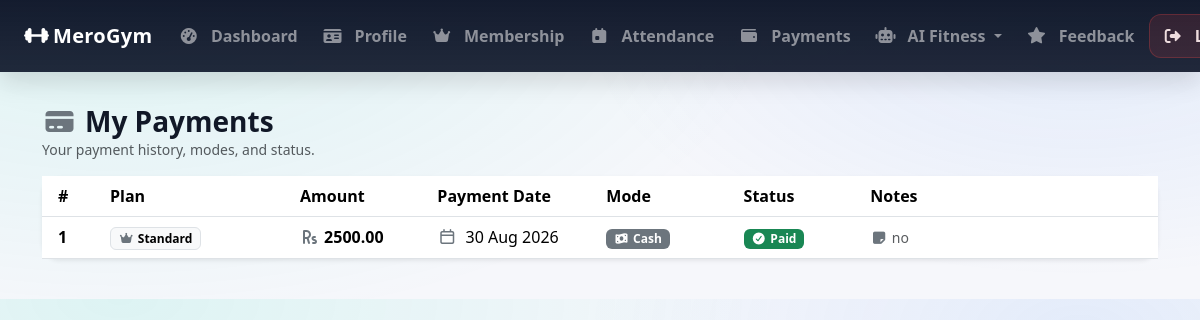
The page /member_payments/ (signed in) on the database its author committed.
### GymApp/models.py (models this page shows, shortened)
class Payment(models.Model):
    PAYMENT_MODE_CHOICES = [
        ('CASH', 'Cash'),
        ('ONLINE', 'Online')
    ]
    PAYMENT_STATUS_CHOICES = [
        ('PAID', 'Paid'),
        ('PENDING', 'Pending')
    ]
    member = models.ForeignKey(
        MemberProfile,
        on_delete=models.CASCADE, # if member is deleted, delete payments
        related_name='payments' # access payments via member.payments
    )
    plan = models.ForeignKey(
        MembershipPlan,
        on_delete=models.SET_NULL, # if plan is deleted, set to null
        null=True, blank=True,
        related_name='payments'
    )
    amount = models.DecimalField(max_digits=8, decimal_places=2)
    payment_date = models.DateField(default=timezone.now)
    mode = models.CharField(max_length=50, choices=PAYMENT_MODE_CHOICES)
    status = models.CharField(max_length=50, choices=PAYMENT_STATUS_CHOICES)
    notes = models.TextField(blank=True) # optional field for any additional notes about the payment

class MembershipPlan(models.Model):
    name = models.CharField(max_length=100)
    duration_months = models.PositiveIntegerField()
    fee = models.PositiveIntegerField()
    description = models.TextField(blank=True)

### GymApp/views.py (the view)
# urls.py: path('member_payments/', member_payments, name='member_payments'),
@member_required
def member_payments(request):
    member_profile = MemberProfile.objects.get(user=request.user)
    payments = Payment.objects.filter(member=member_profile).select_related('plan')
    return render(request, 'member_payments.html', {'payments':payments})

### GymApp/templates/member_payments.html (shortened to what this page needs)
{% extends 'base.html' %}
{% block content %}
<div class="d-flex flex-wrap justify-content-between align-items-center gap-2 mb-3">
    <div>
        <h3 class="mb-0 fw-bold">
            <i class="fa-solid fa-credit-card me-2 text-secondary"></i>My Payments
        </h3>
        <div class="text-muted small">Your payment history, modes, and status.</div>
    </div>
</div>
<div class="card border-0 shadow-sm" style="border-radius:18px;">
    <div class="card-body p-0">
        <div class="table-responsive">
            <table class="table table-hover align-middle mb-0">
                <thead style="background: rgba(15,23,42,.98); color:#fff;">
                <tr>
                    <th class="ps-3" style="width:60px;">#</th>
                    <th style="min-width:180px;">Plan</th>
                    <th style="min-width:130px;">Amount</th>
                    <th style="min-width:160px;">Payment Date</th>
                    <th style="min-width:130px;">Mode</th>
                    <th style="min-width:120px;">Status</th>
                    <th style="min-width:280px;">Notes</th>
                </tr>
                </thead>
                <tbody>
                {% for p in payments %}
                    <tr>
                        <td class="ps-3 fw-semibold">{{ forloop.counter }}</td>
                        <td>
                            {% if p.plan %}
                                <span class="badge text-bg-light border">
                                    <i class="fa-solid fa-crown me-1 text-secondary"></i>{{ p.plan.name }}
                                </span>
                            {% else %}
                                <span class="text-muted">-</span>
                            {% endif %}
                        </td>
                        <td class="text-nowrap fw-bold">
                            <i class="fa-solid fa-rupee-sign me-1 text-secondary"></i>{{ p.amount }}
                        </td>
                        <td class="text-nowrap">
                            {% if p.payment_date %}
                                <i class="fa-regular fa-calendar me-1 text-secondary"></i>
                                {{ p.payment_date|date:"d M Y" }}
                            {% else %}
                                <span class="text-muted">-</span>
                            {% endif %}
                        </td>
                        <td class="text-nowrap">
                            {% if p.mode == 'ONLINE' %}
                                <span class="badge text-bg-info">
                                    <i class="fa-solid fa-globe me-1"></i>{{ p.get_mode_display }}
                                </span>
                            {% else %}
                                <span class="badge text-bg-secondary">
                                    <i class="fa-solid fa-money-bill-wave me-1"></i>{{ p.get_mode_display }}
                                </span>
                            {% endif %}
                        </td>
                        <td class="text-nowrap">
                            {% if p.status == 'PAID' %}
                                <span class="badge text-bg-success">
                                    <i class="fa-solid fa-circle-check me-1"></i>Paid
                                </span>
                            {% else %}
                                <span class="badge text-bg-warning">
                                    <i class="fa-solid fa-clock me-1"></i>Pending
                                </span>
                            {% endif %}
                        </td>
                        <td>
                            {% if p.notes %}
                                <div class="small text-muted" style="white-space:normal;">
                                    <i class="fa-solid fa-note-sticky me-1 text-secondary"></i>{{ p.notes }}
                                </div>
                            {% else %}
                                <span class="text-muted">-</span>
                            {% endif %}
                        </td>
                    </tr>
                {% endfor %}
                </tbody>
            </table>
        </div>
    </div>
</div>
{% endblock %}

### GymApp/templates/base.html (style rules this page uses)
:root { --brand: #00d1b2; --dark-2: #0f172a; --card: #ffffff; --muted: #6b7280; }
html { margin: 0; padding: 0; }
body { margin: 0 !important; padding: 0 !important; background: radial-gradient( 1200px 600px at 10% 0%, rgba(0, 209, 178, 0.1), transparent 55% ), radial-gradient( 900px 450px at 90% 10%, rgba(59, 130, 246, 0.1), transparent 55% ), #f6f7fb; color: #111827; }

### rows shown on the page
Payment: plan.name "Standard", amount "2500.00", payment_date "30 Aug 2026", mode "Cash", status "PAID" (drawn), notes "no"
